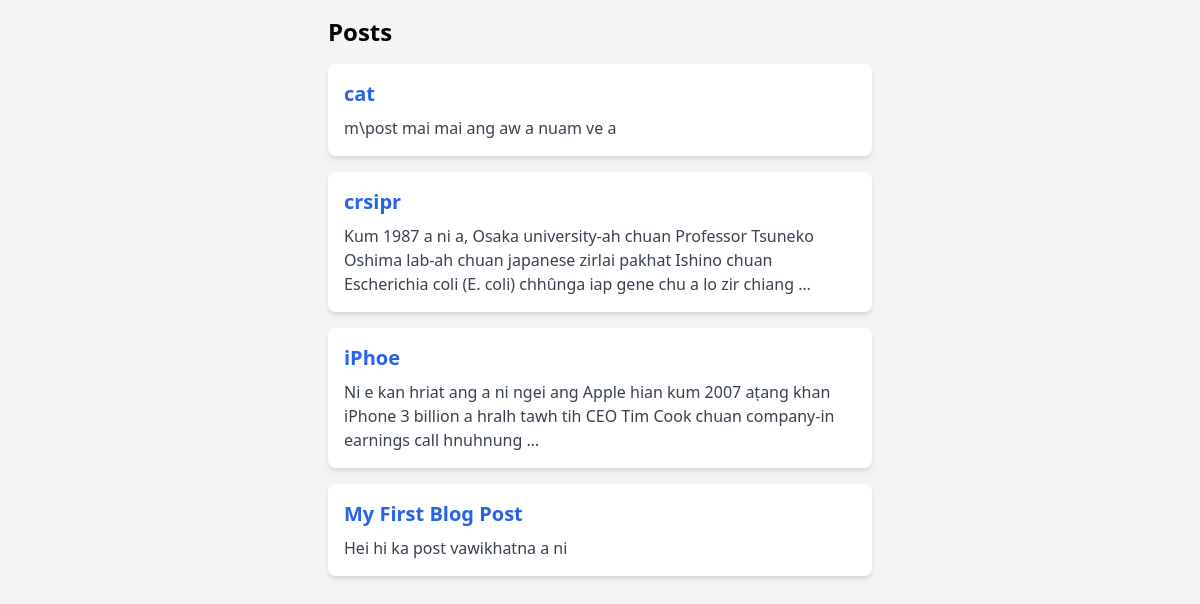
The app's page /posts/, older data.
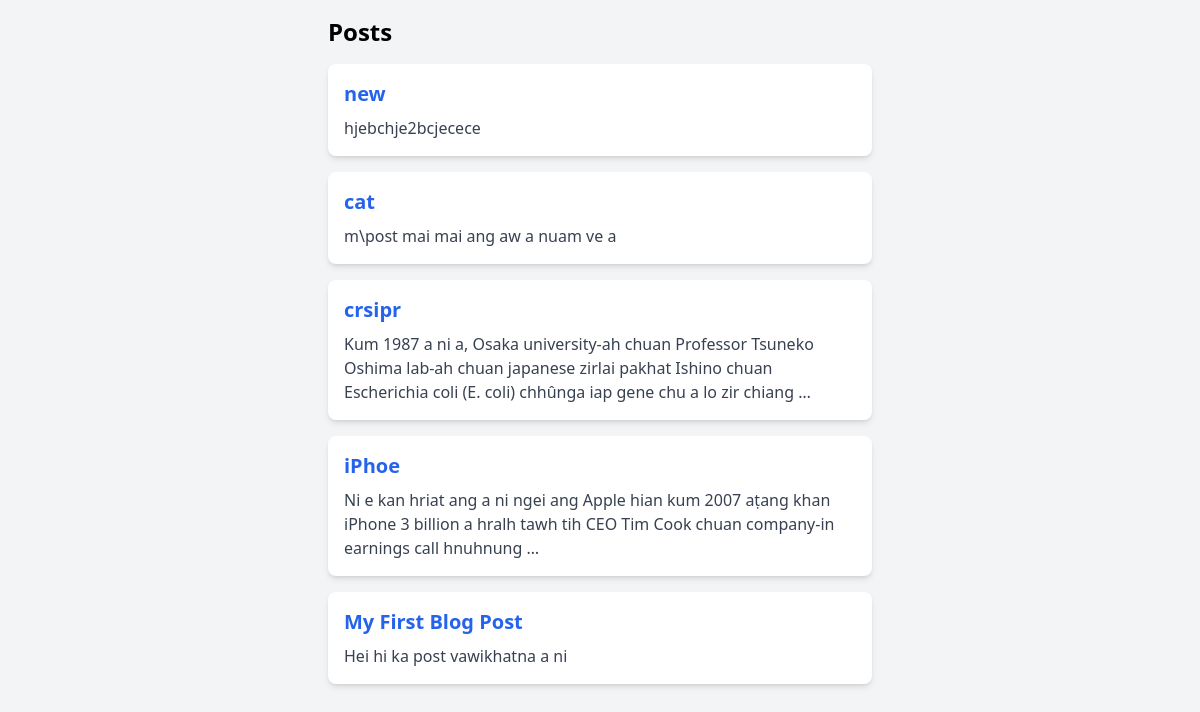
The same page, newer data.
### blog/models.py (models this page shows, shortened)
class Post(models.Model):
    title = models.CharField(max_length=255)
    slug = models.SlugField()
    content = models.TextField()
    image = models.ImageField(upload_to='post_images/', null=True, blank=True)
    created_at = models.DateTimeField(auto_now_add=True)
    class Meta:
        ordering = ('-created_at',)

### blog/views.py (the view)
# urls.py: path('posts/', views.post_list, name='post_list'),  # ✅ must come BEFORE slug
def post_list(request):
    posts = Post.objects.all()
    return render(request, 'blog/post_list.html', {'posts': posts})

### blog/templates/blog/post_list.html (shortened to what this page needs)
<!DOCTYPE html>
<html>
<head>
  <script src="https://cdn.tailwindcss.com"></script>
</head>
<body class="bg-gray-100">
  <div class="max-w-xl mx-auto p-4">
    <h1 class="text-2xl font-bold mb-4">Posts</h1>
    {% for post in posts %}
      <div class="bg-white shadow-md rounded-lg p-4 mb-4">
        <h2 class="text-xl font-semibold">
        <a href="{% url 'detail' slug=post.slug %}" class="text-blue-600 hover:underline">
    {{ post.title }}
  </a>
</h2>
        <p class="mt-2 text-gray-700">{{ post.content|truncatewords:30 }}</p>
      </div>
    {% empty %}
      <p>No posts yet.</p>
    {% endfor %}
  </div>
</body>
</html>

Row changes from the older to the newer data that the page shows:
added Post: title "new", content "hjebchje2bcjecece"
